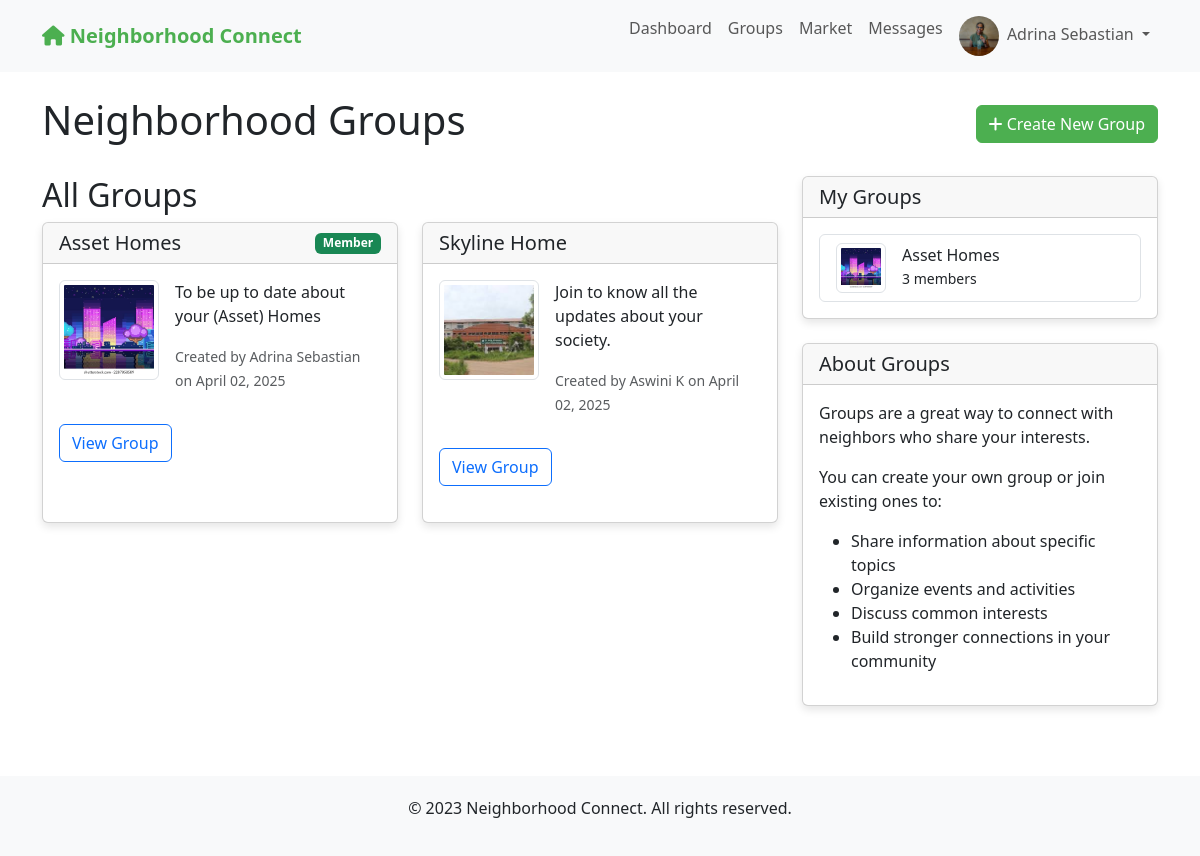
The app's page /groups (signed in) with its own data.
### app.py (models this page shows)
class User(UserMixin, db.Model):
    id = db.Column(db.Integer, primary_key=True)
    email = db.Column(db.String(100), unique=True, nullable=False)
    password = db.Column(db.String(200), nullable=False)
    name = db.Column(db.String(100), nullable=False)
    address = db.Column(db.String(200), nullable=False)
    neighborhood_id = db.Column(db.Integer, db.ForeignKey('neighborhood.id'), nullable=False)
    profile_pic = db.Column(db.String(200), default='default.jpg')
    created_at = db.Column(db.DateTime, default=datetime.utcnow)
    is_admin = db.Column(db.Boolean, default=False)
    posts = db.relationship('Post', backref='author', lazy=True)
    comments = db.relationship('Comment', backref='author', lazy=True)
    incidents = db.relationship('Incident', backref='reporter', lazy=True)
    group_memberships = db.relationship('GroupMember', backref='user', lazy=True)

class Group(db.Model):
    id = db.Column(db.Integer, primary_key=True)
    name = db.Column(db.String(100), nullable=False)
    description = db.Column(db.Text, nullable=False)
    image = db.Column(db.String(200), default='group_default.jpg')
    created_at = db.Column(db.DateTime, default=datetime.utcnow)
    creator_id = db.Column(db.Integer, db.ForeignKey('user.id'), nullable=False)
    neighborhood_id = db.Column(db.Integer, db.ForeignKey('neighborhood.id'), nullable=False)
    creator = db.relationship('User', backref='created_groups')
    members = db.relationship('GroupMember', backref='group', lazy=True, cascade="all, delete-orphan")
    posts = db.relationship('Post', backref='group', lazy=True)

### app.py (the view)
@app.route('/groups')
@login_required
def groups():
    neighborhood_groups = Group.query.filter_by(neighborhood_id=current_user.neighborhood_id).all()
    user_groups = [membership.group for membership in current_user.group_memberships]
    return render_template('groups.html', neighborhood_groups=neighborhood_groups, user_groups=user_groups)

### app.py (called while the page is built)
@login_manager.user_loader
def load_user(user_id):
    return User.query.get(int(user_id))

### templates/groups.html (shortened to what this page needs)
{% extends "base.html" %}
{% block content %}
<div class="d-flex justify-content-between align-items-center mb-4">
    <h1>Neighborhood Groups</h1>
    <a href="{{ url_for('new_group') }}" class="btn btn-primary">
        <i class="fas fa-plus"></i> Create New Group
    </a>
</div>
<div class="row">
    <div class="col-md-8">
        <h2>All Groups</h2>
        {% if neighborhood_groups %}
            <div class="row">
                {% for group in neighborhood_groups %}
                    <div class="col-md-6 mb-4">
                        <div class="card h-100">
                            <div class="card-header d-flex justify-content-between align-items-center">
                                <h5 class="mb-0">{{ group.name }}</h5>
                                {% if group in user_groups %}
                                    <span class="badge bg-success">Member</span>
                                {% endif %}
                            </div>
                            <div class="card-body">
                                <div class="d-flex mb-3">
                                    <img src="{{ url_for('static', filename='uploads/' + group.image) }}" alt="{{ group.name }}" class="img-thumbnail me-3" style="width: 100px; height: 100px; object-fit: cover;">
                                    <div>
                                        <p>{{ group.description[:100] }}{% if group.description|length > 100 %}...{% endif %}</p>
                                        <p class="text-muted">
                                            <small>Created by {{ group.creator.name }} on {{ group.created_at.strftime('%B %d, %Y') }}</small>
                                        </p>
                                    </div>
                                </div>
                                <a href="{{ url_for('view_group', group_id=group.id) }}" class="btn btn-outline-primary">View Group</a>
                            </div>
                        </div>
                    </div>
                {% endfor %}
            </div>
        {% else %}
            <div class="alert alert-info">
                No groups have been created in your neighborhood yet. Be the first to create one!
            </div>
        {% endif %}
    </div>
    <div class="col-md-4">
        <div class="card mb-4">
            <div class="card-header">
                <h5 class="mb-0">My Groups</h5>
            </div>
            <div class="card-body">
                {% if user_groups %}
                    <div class="list-group">
                        {% for group in user_groups %}
                            <a href="{{ url_for('view_group', group_id=group.id) }}" class="list-group-item list-group-item-action">
                                <div class="d-flex align-items-center">
                                    <img src="{{ url_for('static', filename='uploads/' + group.image) }}" alt="{{ group.name }}" class="img-thumbnail me-3" style="width: 50px; height: 50px; object-fit: cover;">
                                    <div>
                                        <h6 class="mb-0">{{ group.name }}</h6>
                                        <small>{{ group.members|length }} members</small>
                                    </div>
                                </div>
                            </a>
                        {% endfor %}
                    </div>
                {% else %}
                    <p>You haven't joined any groups yet.</p>
                    <p>Join a group to connect with neighbors who share your interests!</p>
                {% endif %}
            </div>
        </div>
        <div class="card">
            <div class="card-header">
                <h5 class="mb-0">About Groups</h5>
            </div>
            <div class="card-body">
                <p>Groups are a great way to connect with neighbors who share your interests.</p>
                <p>You can create your own group or join existing ones to:</p>
                <ul>
                    <li>Share information about specific topics</li>
                    <li>Organize events and activities</li>
                    <li>Discuss common interests</li>
                    <li>Build stronger connections in your community</li>
                </ul>
            </div>
        </div>
    </div>
</div>
{% endblock %}

### templates/base.html (shortened to what this page needs)
<!DOCTYPE html>
<html lang="en">
<head>
    <link rel="stylesheet" href="https://cdn.jsdelivr.net/npm/bootstrap@5.3.0/dist/css/bootstrap.min.css">
    <link rel="stylesheet" href="https://cdnjs.cloudflare.com/ajax/libs/font-awesome/6.0.0-beta3/css/all.min.css">
</head>
<body>
    <nav class="navbar navbar-expand-lg navbar-light bg-light">
        <div class="container">
            <a class="navbar-brand" href="{{ url_for('index') }}">
                <i class="fas fa-home"></i> Neighborhood Connect
            </a>
            <div class="collapse navbar-collapse" id="navbarNav">
                <ul class="navbar-nav ms-auto">
                    {% if current_user.is_authenticated %}
                        <li class="nav-item">
                            <a class="nav-link" href="{{ url_for('dashboard') }}">Dashboard</a>
                        </li>
                        <li class="nav-item">
                            <a class="nav-link" href="{{ url_for('groups') }}">Groups</a>
                        </li>
                        <li class="nav-item">
                            <a class="nav-link" href="{{ url_for('market') }}">Market</a>
                        </li>
                        <li class="nav-item">
                            <a class="nav-link" href="{{ url_for('messages') }}">
                                Messages
                            </a>
                        </li>
                        <li class="nav-item dropdown">
                            <a class="nav-link dropdown-toggle" href="#" id="navbarDropdown" role="button" data-bs-toggle="dropdown" aria-expanded="false">
                                <img src="{{ url_for('static', filename='uploads/' + current_user.profile_pic) }}" alt="Profile" class="profile-img me-1">
                                {{ current_user.name }}
                            </a>
                        </li>
                    {% endif %}
                </ul>
            </div>
        </div>
    </nav>
    <div class="container mt-4">
        {% block content %}{% endblock %}
    </div>
    <footer class="footer">
        <div class="container">
            <p>&copy; 2023 Neighborhood Connect. All rights reserved.</p>
        </div>
    </footer>
</body>
</html>

### templates/base.html (style rules this page uses)
.navbar-brand { font-weight: bold; color: #4CAF50 !important; }
.btn-primary { background-color: #4CAF50; border-color: #4CAF50; }
.card { margin-bottom: 20px; box-shadow: 0 4px 8px rgba(0,0,0,0.1); }
.profile-img { width: 40px; height: 40px; border-radius: 50%; object-fit: cover; }
.footer { margin-top: 50px; padding: 20px 0; background-color: #f8f9fa; text-align: center; }

### records on screen
User: profile_pic (picture), name "Adrina Sebastian"
Group: name "Asset Homes", shows "Member", image (picture), description "To be up to date about your (Asset) Homes", creator.name "Adrina Sebastian", created_at "April 02, 2025", members|length "3"
Group: name "Skyline Home", image (picture), description "Join to know all the updates about your society.", creator.name "Aswini K", created_at "April 02, 2025"
